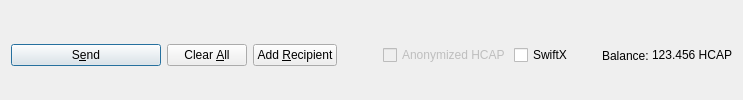
         <widget class="QFrame" name="frame_Send">
          <layout class="QHBoxLayout" name="horizontalLayout">
           <property name="bottomMargin">
            <number>0</number>
           </property>
           <item>
            <widget class="QPushButton" name="sendButton">
             <property name="minimumSize">
              <size>
               <width>150</width>
               <height>0</height>
              </size>
             </property>
             <property name="toolTip">
              <string>Confirm the send action</string>
             </property>
             <property name="text">
              <string>S&amp;end</string>
             </property>
             <property name="icon">
              <iconset resource="../hcap.qrc">
               <normaloff>:/icons/send</normaloff>:/icons/send</iconset>
             </property>
             <property name="autoDefault">
              <bool>false</bool>
             </property>
             <property name="default">
              <bool>true</bool>
             </property>
            </widget>
           </item>
           <item>
            <widget class="QPushButton" name="clearButton">
             <property name="sizePolicy">
              <sizepolicy hsizetype="Minimum" vsizetype="Fixed">
               <horstretch>0</horstretch>
               <verstretch>0</verstretch>
              </sizepolicy>
             </property>
             <property name="toolTip">
              <string>Clear all fields of the form.</string>
             </property>
             <property name="text">
              <string>Clear &amp;All</string>
             </property>
             <property name="icon">
              <iconset resource="../hcap.qrc">
               <normaloff>:/icons/remove</normaloff>:/icons/remove</iconset>
             </property>
             <property name="autoDefault">
              <bool>false</bool>
             </property>
            </widget>
           </item>
           <item>
            <widget class="QPushButton" name="addButton">
             <property name="toolTip">
              <string>Send to multiple recipients at once</string>
             </property>
             <property name="text">
              <string>Add &amp;Recipient</string>
             </property>
             <property name="icon">
              <iconset resource="../hcap.qrc">
               <normaloff>:/icons/add</normaloff>:/icons/add</iconset>
             </property>
             <property name="autoDefault">
              <bool>false</bool>
             </property>
            </widget>
           </item>
           <item>
            <spacer name="horizontalSpacer">
             <property name="orientation">
              <enum>Qt::Horizontal</enum>
             </property>
             <property name="sizeHint" stdset="0">
              <size>
               <width>40</width>
               <height>20</height>
              </size>
             </property>
            </spacer>
           </item>
           <item>
            <layout class="QHBoxLayout" name="horizontalLayout_2">
             <property name="spacing">
              <number>3</number>
             </property>
             <item>
              <widget class="QCheckBox" name="checkxHCAP">
               <property name="enabled">
                <bool>false</bool>
               </property>
               <property name="text">
                <string>Anonymized HCAP</string>
               </property>
              </widget>
             </item>
             <item>
              <widget class="QCheckBox" name="checkSwiftTX">
               <property name="enabled">
                <bool>true</bool>
               </property>
               <property name="minimumSize">
                <size>
                 <width>85</width>
                 <height>0</height>
                </size>
               </property>
               <property name="text">
                <string>SwiftX</string>
               </property>
              </widget>
             </item>
             <item>
              <widget class="QLabel" name="label">
               <property name="text">
                <string>Balance:</string>
               </property>
              </widget>
             </item>
             <item>
              <widget class="QLabel" name="labelBalance">
               <property name="sizePolicy">
                <sizepolicy hsizetype="Preferred" vsizetype="Fixed">
                 <horstretch>0</horstretch>
                 <verstretch>0</verstretch>
                </sizepolicy>
               </property>
               <property name="cursor">
                <cursorShape>IBeamCursor</cursorShape>
               </property>
               <property name="text">
                <string notr="true">123.456 HCAP</string>
               </property>
               <property name="textInteractionFlags">
                <set>Qt::LinksAccessibleByMouse|Qt::TextSelectableByKeyboard|Qt::TextSelectableByMouse</set>
               </property>
              </widget>
             </item>
            </layout>
           </item>
          </layout>
         </widget>
